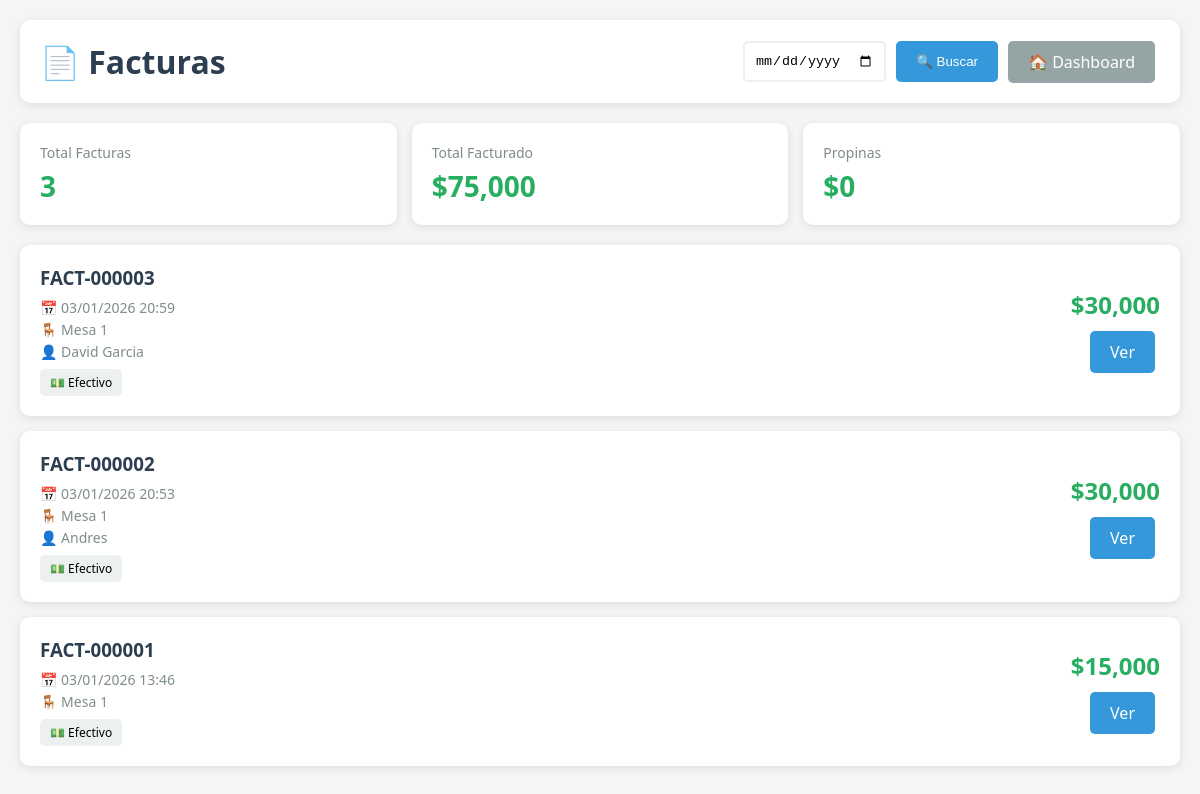
Screenshot of /facturas (signed in) with the database file from the repository.
### app.py (models this page shows)
class Factura(db.Model):
    id = db.Column(db.Integer, primary_key=True)
    numero_consecutivo = db.Column(db.String(50), unique=True, nullable=False)
    sesion_id = db.Column(db.Integer, db.ForeignKey('sesion.id'), nullable=False)
    fecha_emision = db.Column(db.DateTime, default=datetime.now)
    subtotal = db.Column(db.Float, default=0)
    iva = db.Column(db.Float, default=0)
    propina = db.Column(db.Float, default=0)
    total = db.Column(db.Float, default=0)
    metodo_pago = db.Column(db.String(50), default='efectivo')
    desglose_pago = db.Column(db.Text)
    cliente_nombre = db.Column(db.String(200))
    cliente_documento = db.Column(db.String(50))
    notas = db.Column(db.Text)
    estado_pago = db.Column(db.String(20), default='pagada')  # pagada, pendiente, vencida
    fecha_vencimiento = db.Column(db.Date, nullable=True)  # Cuándo debe pagar el cliente
    fecha_pago_real = db.Column(db.DateTime, nullable=True)  # Cuándo pagó realmente
    saldo_pendiente = db.Column(db.Float, default=0)  # Si pagó parcialmente
    sesion = db.relationship('Sesion', backref='facturas')

class Mesa(db.Model):
    id = db.Column(db.Integer, primary_key=True)
    numero = db.Column(db.Integer, nullable=False, unique=True)
    capacidad = db.Column(db.Integer, default=4)
    activa = db.Column(db.Boolean, default=True)

### app.py (the view)
@app.route("/facturas")
@login_required
def lista_facturas():
    fecha_param = request.args.get('fecha')
    if fecha_param:
        try:
            fecha_obj = datetime.strptime(fecha_param, '%Y-%m-%d').date()
            facturas = Factura.query.filter(
                db.func.date(Factura.fecha_emision) == fecha_obj
            ).order_by(Factura.fecha_emision.desc()).all()
        except ValueError:
            flash('Fecha inválida', 'error')
            facturas = Factura.query.order_by(Factura.fecha_emision.desc()).limit(50).all()
    else:
        facturas = Factura.query.order_by(Factura.fecha_emision.desc()).limit(50).all()
    return render_template("lista_facturas.html", facturas=facturas)

### app.py (called while the page is built)
@login_manager.user_loader
def load_user(user_id):
    return Usuario.query.get(int(user_id))

### templates/lista_facturas.html (shortened to what this page needs)
<!DOCTYPE html>
<html lang="es">
<head>
</head>
<body>
    <div class="container">
        <div class="header">
            <h1>📄 Facturas</h1>
            <div class="filtros">
                <form method="GET" style="display: flex; gap: 10px;">
                    <input type="date" name="fecha" value="{{ request.args.get('fecha', '') }}">
                    <button type="submit">🔍 Buscar</button>
                </form>
                <a href="{{ url_for('dashboard') }}" class="btn btn-secondary">🏠 Dashboard</a>
            </div>
        </div>
        {% if facturas %}
        <div class="stats">
            <div class="stat-card">
                <div class="label">Total Facturas</div>
                <div class="value">{{ facturas|length }}</div>
            </div>
            <div class="stat-card">
                <div class="label">Total Facturado</div>
                <div class="value">${{ '{:,.0f}'.format(facturas|sum(attribute='total')) }}</div>
            </div>
            <div class="stat-card">
                <div class="label">Propinas</div>
                <div class="value">${{ '{:,.0f}'.format(facturas|sum(attribute='propina')) }}</div>
            </div>
        </div>
        <div class="facturas-grid">
            {% for factura in facturas %}
            <div class="factura-card">
                <div class="factura-info">
                    <h3>{{ factura.numero_consecutivo }}</h3>
                    <p>📅 {{ factura.fecha_emision.strftime('%d/%m/%Y %H:%M') }}</p>
                    <p>🪑 Mesa {{ factura.sesion.mesa.numero }}</p>
                    {% if factura.cliente_nombre %}
                    <p>👤 {{ factura.cliente_nombre }}</p>
                    {% endif %}
                    <span class="factura-metodo">
                        {% if factura.metodo_pago == 'efectivo' %}💵 Efectivo
                        {% elif factura.metodo_pago == 'tarjeta' %}💳 Tarjeta
                        {% elif factura.metodo_pago == 'transferencia' %}📱 Transferencia
                        {% elif factura.metodo_pago == 'mixto' %}🔀 Mixto
                        {% endif %}
                    </span>
                </div>
                <div style="text-align: right;">
                    <div class="factura-total">${{ '{:,.0f}'.format(factura.total) }}</div>
                    <div style="margin-top: 10px;">
                        <a href="{{ url_for('ver_factura', factura_id=factura.id) }}" class="btn btn-primary">Ver</a>
                    </div>
                </div>
            </div>
            {% endfor %}
        </div>
        {% else %}
        <div class="empty-state">
            <h2>📭 No hay facturas</h2>
            <p>No se encontraron facturas para la fecha seleccionada</p>
        </div>
        {% endif %}
    </div>
</body>
</html>

### templates/lista_facturas.html (style rules this page uses)
* { margin: 0; padding: 0; box-sizing: border-box; }
body { font-family: 'Segoe UI', Tahoma, Geneva, Verdana, sans-serif; background: #f5f5f5; padding: 20px; }
.container { max-width: 1200px; margin: 0 auto; }
.header { background: white; padding: 20px; border-radius: 10px; margin-bottom: 20px; box-shadow: 0 2px 10px rgba(0,0,0,0.1); display: flex; justify-content: space-between; align-items: center; flex-wrap: wrap; gap: 15px; }
.header h1 { color: #2c3e50; }
.filtros { display: flex; gap: 10px; align-items: center; }
.filtros input { padding: 10px; border: 2px solid #ecf0f1; border-radius: 5px; }
.filtros button { padding: 10px 20px; background: #3498db; color: white; border: none; border-radius: 5px; cursor: pointer; }
.stats { display: grid; grid-template-columns: repeat(auto-fit, minmax(200px, 1fr)); gap: 15px; margin-bottom: 20px; }
.stat-card { background: white; padding: 20px; border-radius: 10px; box-shadow: 0 2px 10px rgba(0,0,0,0.1); }
.stat-card .value { font-size: 28px; font-weight: bold; color: #27ae60; margin-top: 5px; }
.stat-card .label { color: #7f8c8d; font-size: 14px; }
.facturas-grid { display: grid; gap: 15px; }
.factura-card { background: white; padding: 20px; border-radius: 10px; box-shadow: 0 2px 10px rgba(0,0,0,0.1); display: flex; justify-content: space-between; align-items: center; transition: transform 0.3s; }
.factura-info h3 { color: #2c3e50; margin-bottom: 8px; }
.factura-info p { color: #7f8c8d; font-size: 14px; margin: 3px 0; }
.factura-total { font-size: 24px; font-weight: bold; color: #27ae60; }
.factura-metodo { display: inline-block; padding: 5px 10px; background: #ecf0f1; border-radius: 5px; font-size: 12px; margin-top: 5px; }
.btn { padding: 10px 20px; border: none; border-radius: 5px; cursor: pointer; text-decoration: none; display: inline-block; margin-right: 5px; transition: all 0.3s; }
.btn-primary { background: #3498db; color: white; }
.btn-secondary { background: #95a5a6; color: white; }

### rows the page displays
Factura: numero_consecutivo "FACT-000003", fecha_emision "03/01/2026 20:59", sesion.mesa.numero "1", cliente_nombre "David Garcia", metodo_pago "💵 Efectivo", total "30,000"
Factura: numero_consecutivo "FACT-000002", fecha_emision "03/01/2026 20:53", sesion.mesa.numero "1", cliente_nombre "Andres", metodo_pago "💵 Efectivo", total "30,000"
Factura: numero_consecutivo "FACT-000001", fecha_emision "03/01/2026 13:46", sesion.mesa.numero "1", metodo_pago "💵 Efectivo", total "15,000"

### other values shown
{{ facturas|length }} "3"
{{ '{:,.0f}'.format(facturas|sum(attribute='total')) }} "75,000"
{{ '{:,.0f}'.format(facturas|sum(attribute='propina')) }} "0"
